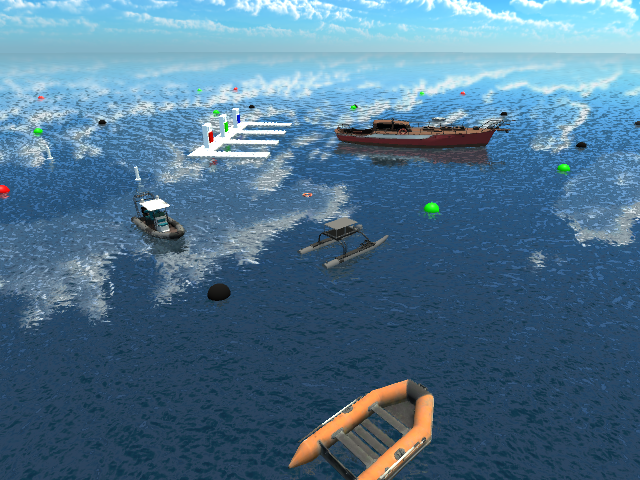
#> input picture Boat_dataset_unity/example/boats1-6_scene1_2932.png, 640 x 480 px
$ python -i Stitcher.py   (imports and definitions only)
#> lines starting #> are read from the running program, lines starting #| are printed output that depends on the picture; after the words box and inside, x2 and y2 are one past the last pixel; in counts of white or black regions, pixels touching at a corner belong together
#> further down, picture is the input picture: shape (480, 640, 3); mean B, G, R 141.7, 115.9, 79.2
#!/usr/bin/env python3

import os
import cv2
import numpy as np
import argparse
from tqdm import tqdm
import time
import gc

class Setting():
    def __init__(self, input_dir, output_dir):
        self.input_dir = input_dir
        self.output_dir = output_dir

    def check_and_make_dir(self, path):
        if not os.path.isdir(path):
            os.makedirs(path)

    # [56 lines left out: functions load_images, split_image_into_thirds, file_setting, not called in this run]


class Stitcher():
    def __init__(self):
        pass

    def remove_black_border(self, img):
        # Convert image to grayscale
        gray = cv2.cvtColor(img, cv2.COLOR_BGR2GRAY)
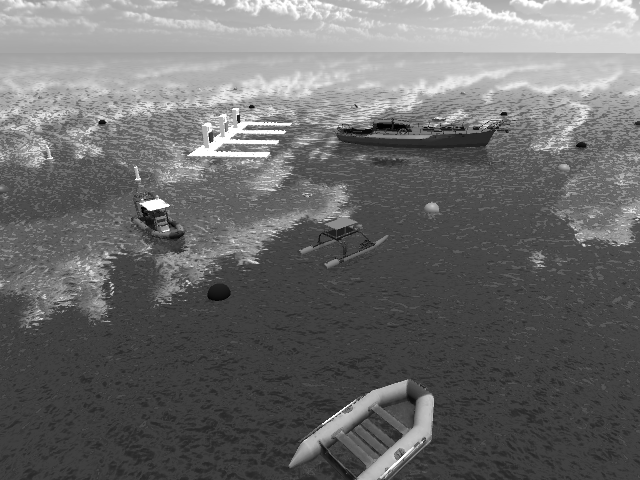
#> gray: shape (480, 640); min 0, max 255, mean 107.9
        # Threshold the image to create a binary mask
        _, thresh = cv2.threshold(gray, 1, 255, cv2.THRESH_BINARY)
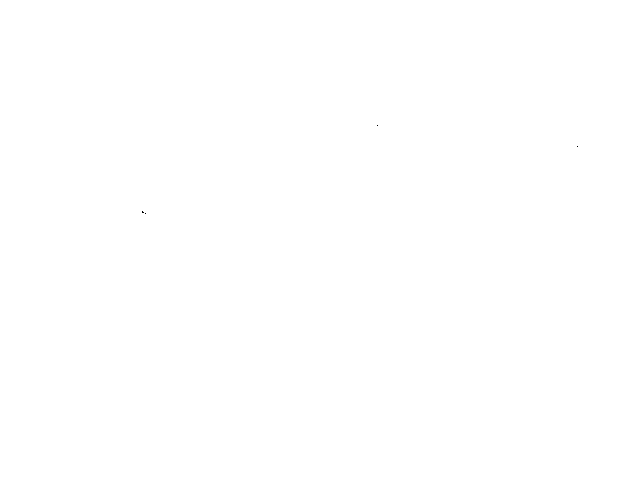
#> thresh: shape (480, 640); 100% white; black in thin lines or dots, all inside (x1, y1, x2, y2) = (142, 125, 578, 214)
        # Find contours in the binary mask
        contours, _ = cv2.findContours(thresh, cv2.RETR_EXTERNAL, cv2.CHAIN_APPROX_SIMPLE)
#> contours = [[[0, 0], [0, 479], [639, 479], [639, 0]]]
        # Find the largest contour which will be the stitched area
        max_area = 0
        best_rect = (0, 0, img.shape[1], img.shape[0])
#> best_rect = (0, 0, 640, 480)
        for cnt in contours:
            x, y, w, h = cv2.boundingRect(cnt)
            area = w * h
            if area > max_area:
                max_area = area
                best_rect = (x, y, w, h)
#> this loop made 1 pass
#> (cnt, x, y, w, h, area, max_area) on pass 1: ([[0, 0], [0, 479], [639, 479], [639, 0]], 0, 0, 640, 480, 307200, 307200)
#> after the loop, max_area = 307200
        x, y, w, h = best_rect
        return img[y:y+h, x:x+w]

    # [220 lines left out: functions linearBlending, stitching, create_video_from_images, process_in_batches, main, not called in this run]

# [9 lines not run here, left out]

# python3 Stitcher.py --input_dir Images/boats1-13/Scene1 --output_dir stiched_results/h1_h2

>>> import cv2
>>> picture = cv2.imread('example/boats1-6_scene1_2932.png')
>>> result = Stitcher().remove_black_border(picture)
